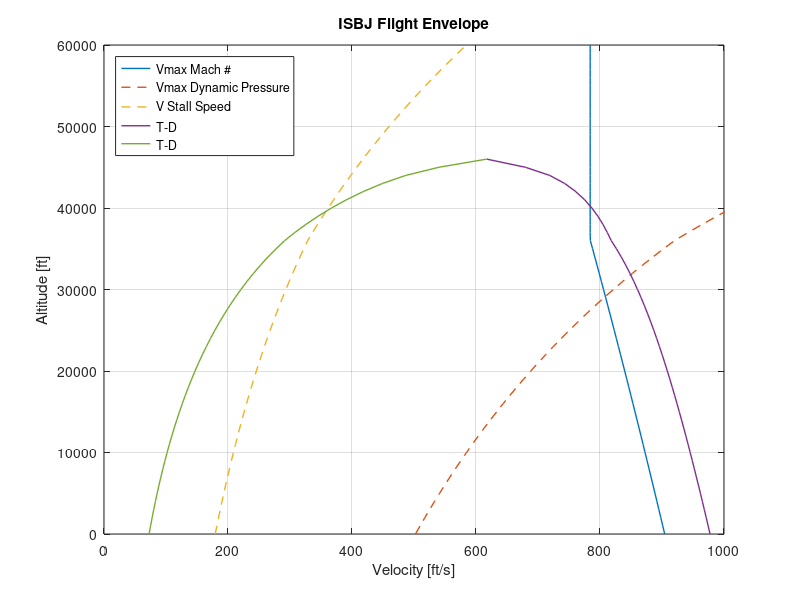

Here is the MATLAB script that generated this plot:
%% Problem 4 ISBJ Flight Envelope
%flight envelope for ideal subsonic business jet (ISBJ)
%powered by 2 GE turbojets (pg 86, 90, 124)
%height vs velocity plane
%bound by graph of 
    %eqn T-D=0; 
    %stall speed (CLmax=1.24);
    %speed limited by max dynamic pressure q_bar max=300
    %speed limit by max mach number Mmax=0.81
    %similar to fig 4.2 pg 98 for SBJ not ISBJ
    %check altitude stuff on pg 60
%constants
P=0.98; W=11000; K=0.073; CL_max=1.24; gamma=1.4; M_max=0.81; R=1716.49; q_max=300; CD0=0.023; S=232;
%thrust constants
Tt=710; Ct=1.18; b=0.1; %based on Power setting
n=0.925; %corrected engine speed
ps=2116.2;
pt=7.0613E-4;
%Route 1: interpolation to find Tc
        ma=[0.8 0.9];
        t_c1=[1309 1281];
        t_c2=[1921 1894];
        interp1(ma,t_c1,M_max);   
        interp1(ma,t_c2,M_max);  
        eta=[0.9 0.95];
        new_tc=[1306.2 1918.3];
        interp1(eta,new_tc,n);
        Tc=1612.3;  



%% From HW 3
h=(0:1000:60000);
%constants
    rho_s=2.3769E-3;rho_p=1.7083E-4;ht=36089;h_p=65617;
V_max=[];
dyn_p_V=[];
L_V=[]; %lift velocity

for i=1:length(h)
    if (0<=h(i)) && (h(i)<= 36089)
        t(i)=518.69-3.5662E-3*(h(i));
        rho(i)=6.627E-15*t(i)^4.2560;
        temp(i)=518.69-h(i)*3.5662E-3;
        a=1.2;
    elseif (36089<h(i)) && (h(i)<= 65617) %tropopause
        p(i)=2678.4*exp(-4.8063E-5*h(i));
        rho(i)=1.4939E-6*p(i);
        temp(i)=389.99;
        a=1;
  % Finding Thrust (mach=.81) pg 84
            %p_(i)=rho(i)*(1+0.2*M_max^2)^3.5;
            %press_rat(i)=p_(i)/ps;
            %T_(i)=Tc*press_rat(i); 
    else
        t(i)=389.99+(h(i)-65617)*5.4864E-4;
        rho(i)=2.2099E87*t(i)^-35.164;
        temp(i)=389.99+(5.4864E-4)*(h(i)-65617);
        a=1;

    end
%Equation parameters
        V_max=[V_max,M_max*sqrt(gamma*R*temp(i))]; 
        dyn_p_V=[dyn_p_V, sqrt(2*q_max/rho(i))];
        L_V=[L_V, sqrt((2*W)/(CL_max*rho(i)*S))];
        T(i)=2*Tt*(rho(i)/pt)^a;
    %Finding T-D=0 (section 5.2)
    V_star(i)=sqrt((2*W)/(rho(i)*S)*sqrt(K/CD0));
    D(i)=((1/2)*CD0*rho(i)*S*V_star(i)^2)+((2*K*W^2)/(S*rho(i)*V_star(i)^2));
    ratio(i)=T(i)/D(i);
    u(i)=sqrt(ratio(i)+sqrt(ratio(i)^2-1));
    u2(i)=sqrt(ratio(i)-sqrt(ratio(i)^2-1));
    V_1(i)=u(i)*V_star(i); 
    V_2(i)=u2(i)*V_star(i);
end
%% T-D plotting limits
V_LHS=V_1(1:47); 
    h_l=h(1:47); 
V_RHS=V_2(1:47); 
    h_r=h(1:47);

figure
plot(V_max,h,'linewidth',1)
hold on
grid on
xlim([0,1000])
plot(dyn_p_V,h,'--','linewidth',1)
plot(L_V, h,'--','linewidth',1)
%plot(V_2,h,'linewidth',1)
%plot(V_1,h,'linewidth',1)
plot(V_LHS,h_l,'linewidth',1)
plot(V_RHS,h_r,'linewidth',1)

legend('Vmax Mach #', 'Vmax Dynamic Pressure', 'V Stall Speed','T-D','T-D','location','northwest')
ylabel('Altitude [ft]')
xlabel('Velocity [ft/s]')
title('ISBJ Flight Envelope')

